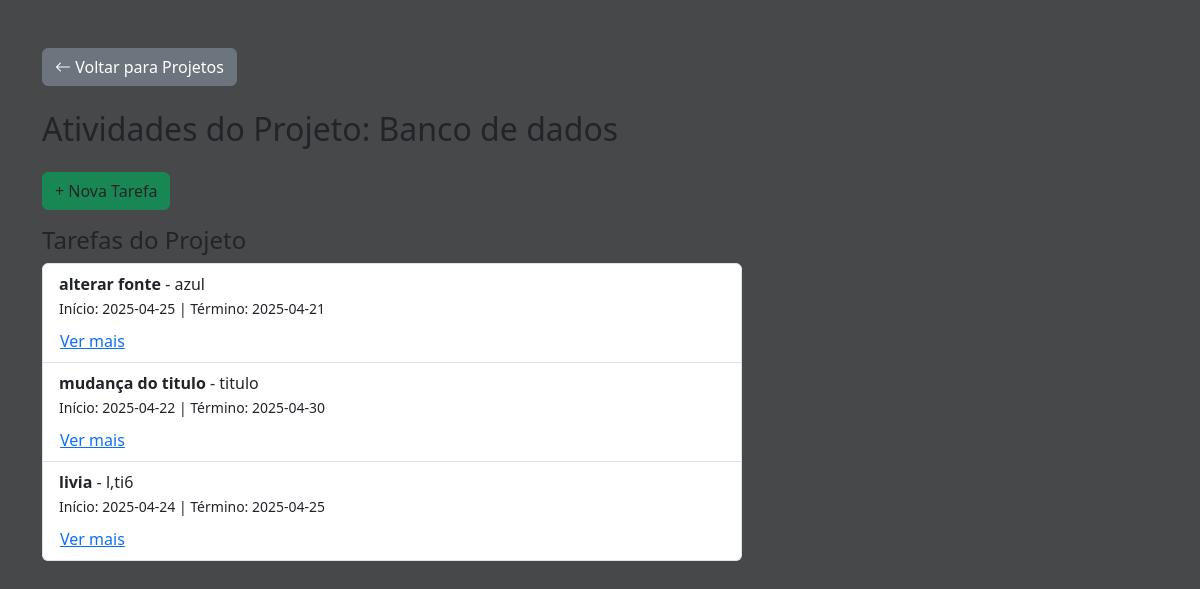
Before: /projeto/16/tarefas with the older database file.
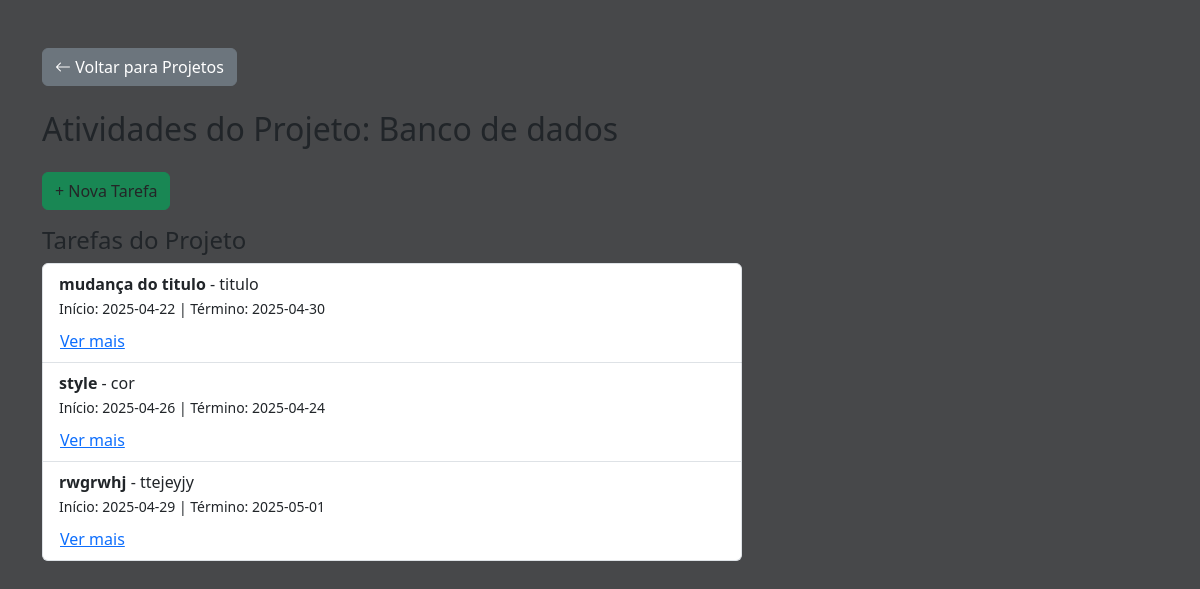
After: the same page with the newer database file.
### tables this page shows
CREATE TABLE projetos (
            id INTEGER PRIMARY KEY AUTOINCREMENT,
            nome TEXT NOT NULL,
            descricao TEXT
        , data_inicio DATE, data_fim DATE, responsavel TEXT, equipe TEXT);

CREATE TABLE tarefas (
            id INTEGER PRIMARY KEY AUTOINCREMENT,
            projeto_id INTEGER NOT NULL,
            nome TEXT NOT NULL,
            descricao TEXT,
            data_inicio DATE,
            data_fim DATE, arquivo_nome TEXT, arquivo_caminho TEXT,
            FOREIGN KEY (projeto_id) REFERENCES projetos(id)
        );

### routes/tarefa_route.py (the view)
@tarefa_route.route('/projeto/<int:projeto_id>/tarefas')
def tarefas_do_projeto(projeto_id):
    projeto = buscar_projeto_por_id(projeto_id)
    tarefas = buscar_tarefas_por_projeto(projeto_id)
    return render_template('tarefas.html', projeto=projeto, tarefas=tarefas)

### db.py (called while the page is built)
def buscar_projeto_por_id(id):
    conn = sqlite3.connect('banco.db')
    conn.row_factory = sqlite3.Row
    cursor = conn.cursor()
    cursor.execute('SELECT id, nome, descricao, data_inicio, data_fim, responsavel, equipe FROM projetos WHERE id = ?', (id,))
    projeto = cursor.fetchone()
    conn.close()
    return projeto

def buscar_tarefas_por_projeto(projeto_id):
    conn = sqlite3.connect('banco.db')
    conn.row_factory = sqlite3.Row
    cursor = conn.cursor()
    cursor.execute('''SELECT id, nome, descricao, data_inicio, data_fim, arquivo_nome, arquivo_caminho FROM tarefas WHERE projeto_id = ?''', (projeto_id,))
    tarefas = cursor.fetchall()
    conn.close()
    return tarefas

### templates/tarefas.html (shortened to what this page needs)
<!DOCTYPE html>
<html lang="pt-br">
<head>
    <link href="https://cdn.jsdelivr.net/npm/bootstrap@5.3.2/dist/css/bootstrap.min.css" rel="stylesheet">
    <link href="https://cdn.jsdelivr.net/npm/bootstrap-icons@1.10.5/font/bootstrap-icons.css" rel="stylesheet">
    <link rel="stylesheet" href="{{ url_for('static', filename='css/style.css') }}">
</head>
<body>
<div class="container mt-5">
    <div>
        <a href="{{ url_for('projeto_route.listar_projetos') }}" class="btn btn-secondary mb-4">
            <i class="bi bi-arrow-left"></i> Voltar para Projetos
        </a>
        <h2 class="mb-4">Atividades do Projeto: {{ projeto['nome'] }}</h2>
        {% if not tarefa %}
            <button class="btn btn-success mb-3" onclick="toggleCardForm()">+ Nova Tarefa</button>
        {% endif %}
        <div style="max-width: 700px" >
            <h4>Tarefas do Projeto</h4>
            <ul class="list-group" >
                {% for tarefa in tarefas %}
                <li class="list-group-item d-flex justify-content-between align-items-start flex-column" >
                    <div class="w-100 d-flex justify-content-between">
                        <div>
                            <strong>{{ tarefa['nome'] }}</strong> - {{ tarefa['descricao'] }}<br>
                            <small>Início: {{ tarefa['data_inicio'] }} | Término: {{ tarefa['data_fim'] }}</small>
                        </div>
                    </div>
                    <a class="btn btn-link mt-2 p-0" data-bs-toggle="collapse" href="#verMais{{ tarefa['id'] }}" role="button" aria-expanded="false" aria-controls="verMais{{ tarefa['id'] }}">
                        Ver mais
                    </a>
                </li>
                {% endfor %}
            </ul>
        </div>
    </div>
</div>
</body>
</html>

### static/css/style.css (style rules this page uses)
body { background-color: #47484a; }
.mb-3 { color: #242527; }

Changed rows visible on the page:
removed tarefas: nome "alterar fonte", descricao "azul", data_inicio "2025-04-25", data_fim "2025-04-21"
removed tarefas: nome "livia", descricao "l,ti6", data_inicio "2025-04-24", data_fim "2025-04-25"
added tarefas: nome "style", descricao "cor", data_inicio "2025-04-26", data_fim "2025-04-24"
added tarefas: nome "rwgrwhj", descricao "ttejeyjy", data_inicio "2025-04-29", data_fim "2025-05-01"
